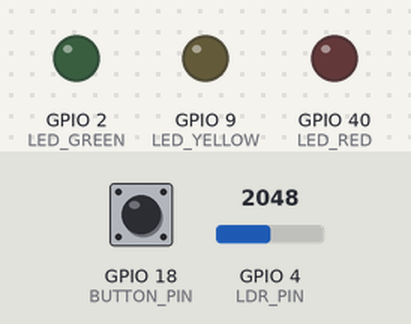
Bench run of a sketch on a simulated ESP32-S3. On the bench: output pins drawn as LEDs (lit = HIGH). The inputs (shaded band) are chosen by the test bench; at power-on: GPIO 18 (BUTTON_PIN) HIGH, GPIO 4 (LDR_PIN) = 2048. WiFi joins after 1.5 s; servers stay silent unless stated; what the sketch prints to the serial monitor is not drawn.

Above: at 2.7 s.
2.8 s: GPIO 18 (BUTTON_PIN) pulled LOW for 3.2 s
At 7.5 s:
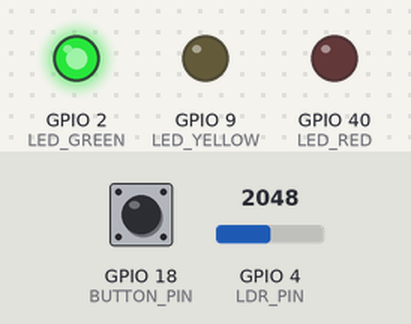
8.5 s: GPIO 4 (LDR_PIN) set to 664
10.0 s: GPIO 4 (LDR_PIN) set to 553
At 10.3 s:
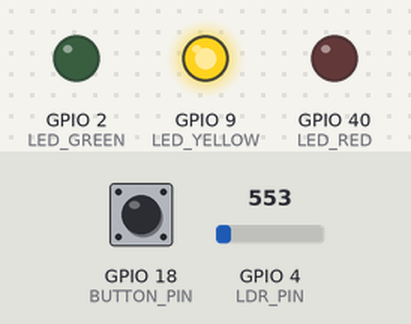
13.0 s: GPIO 4 (LDR_PIN) set to 640
At 13.8 s:
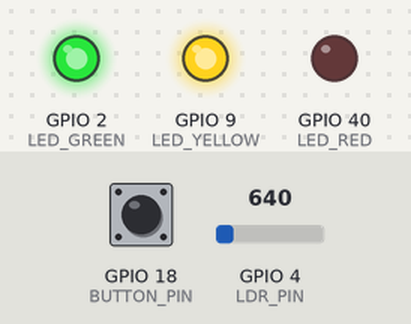
Timing chart, 0 to 17.0 s (numbered marks = the images above; inputs shaded):
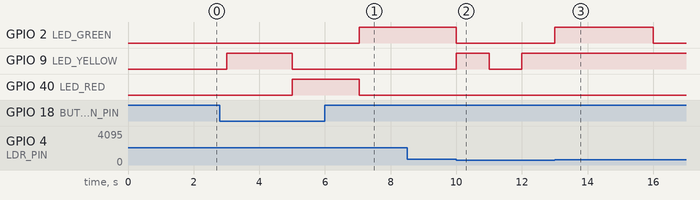

The sketch:

sketch.ino
```cpp
#include <WiFi.h>
#include <HTTPClient.h>

#define LED_YELLOW 9  // Pino para LED amarelo
#define LED_GREEN 2   // Pino para LED verde
#define LED_RED 40    // Pino para LED vermelho
#define BUTTON_PIN 18 // Pino do botão
#define LDR_PIN 4     // Pino do sensor LDR

const int threshold = 600; // Limite para identificar claro ou escuro
int buttonState = 0;
int lastButtonState = 0;
unsigned long lastDebounceTime = 0;
unsigned long debounceDelay = 50; // Delay para debounce
int buttonPressCount = 0;


const char* ssid = "Wokwi-GUEST";        // Rede Wi-Fi
const char* password = "";               // Senha do Wi-Fi

void setup() {
  Serial.begin(9600);

  // Conectar ao Wi-Fi
  connectWiFi();

  // Configuração dos pinos
  pinMode(LED_YELLOW, OUTPUT);
  pinMode(LED_GREEN, OUTPUT);
  pinMode(LED_RED, OUTPUT);
  pinMode(BUTTON_PIN, INPUT);

  // Inicializar LEDs como desligados
  digitalWrite(LED_YELLOW, LOW);
  digitalWrite(LED_GREEN, LOW);
  digitalWrite(LED_RED, LOW);

}

void connectWiFi() {
  Serial.println("Conectando ao WiFi...");
  WiFi.begin(ssid, password);
  while (WiFi.status() != WL_CONNECTED) {
    delay(500);
    Serial.print(".");
  }
  Serial.println("\nWiFi conectado!");
}

void loop() {
  int ldrValue = analogRead(LDR_PIN);

  if (ldrValue <= threshold) {
    // Modo noturno
    modeNight();
  } else {
    // Modo convencional
    modeDay();
  }
}

void modeNight() {
  static unsigned long previousMillis = 0;
  unsigned long currentMillis = millis();

  if (currentMillis - previousMillis >= 1000) {
    previousMillis = currentMillis;
    digitalWrite(LED_YELLOW, !digitalRead(LED_YELLOW)); // Pisca o LED amarelo
  }
  digitalWrite(LED_GREEN, LOW);
  digitalWrite(LED_RED, LOW);
}

void modeDay() {
  static unsigned long lastChange = 0;
  static int state = 0; // 0 = verde, 1 = amarelo, 2 = vermelho
  unsigned long now = millis();

  if (state == 0 && now - lastChange >= 3000) {
    state = 1;
    lastChange = now;
    digitalWrite(LED_GREEN, LOW);
    digitalWrite(LED_YELLOW, HIGH);
  } else if (state == 1 && now - lastChange >= 2000) {
    state = 2;
    lastChange = now;
    digitalWrite(LED_YELLOW, LOW);
    digitalWrite(LED_RED, HIGH);
  } else if (state == 2 && now - lastChange >= 5000) {
    state = 0;
    lastChange = now;
    digitalWrite(LED_RED, LOW);
    digitalWrite(LED_GREEN, HIGH);
  }

  handleButtonPress(state);
}

void handleButtonPress(int state) {
  int reading = digitalRead(BUTTON_PIN);

  if (reading != lastButtonState) {
    lastDebounceTime = millis();
  }

  if ((millis() - lastDebounceTime) > debounceDelay) {
    if (reading != buttonState) {
      buttonState = reading;
      if (buttonState == HIGH && state == 2) { // Estado vermelho
        buttonPressCount++;
        Serial.print("Button pressed ");
        Serial.print(buttonPressCount);
        Serial.println(" times");

        if (buttonPressCount == 1) {
          delay(1000); // Aguarda 1 segundo
          digitalWrite(LED_RED, LOW);
          digitalWrite(LED_GREEN, HIGH);
        } else if (buttonPressCount == 3) {
          sendAlert();
          buttonPressCount = 0; // Reseta o contador
        }
      }
    }
  }

  lastButtonState = reading;
}

void sendAlert() {
  if (WiFi.status() == WL_CONNECTED) {
    HTTPClient http;
    http.begin("http://www.google.com.br/");
    int httpResponseCode = http.GET();

    if (httpResponseCode > 0) {
      Serial.print("HTTP Response code: ");
      Serial.println(httpResponseCode);
    } else {
      Serial.print("Error code: ");
      Serial.println(httpResponseCode);
    }

    http.end();
  } else {
    Serial.println("WiFi Disconnected");
  }
}
```

Measured:
- the behaviour switches between 601 and 600 on GPIO 4 (LDR_PIN) (found by bisection; images 1 and 2)
- after the input at 2.8 s, GPIO 2 (LED_GREEN): LOW → HIGH after 4.3 s
- after the input at 8.5 s, every drawn part: stays the same
- after the input at 10.0 s, GPIO 2 (LED_GREEN): HIGH → LOW at once; GPIO 9 (LED_YELLOW): LOW → HIGH at once, → LOW 1.0 s later, → HIGH 1.0 s later
- after the input at 13.0 s, GPIO 2 (LED_GREEN): LOW → HIGH at once, → LOW 3.0 s later; GPIO 9 (LED_YELLOW): stops changing and stays HIGH
